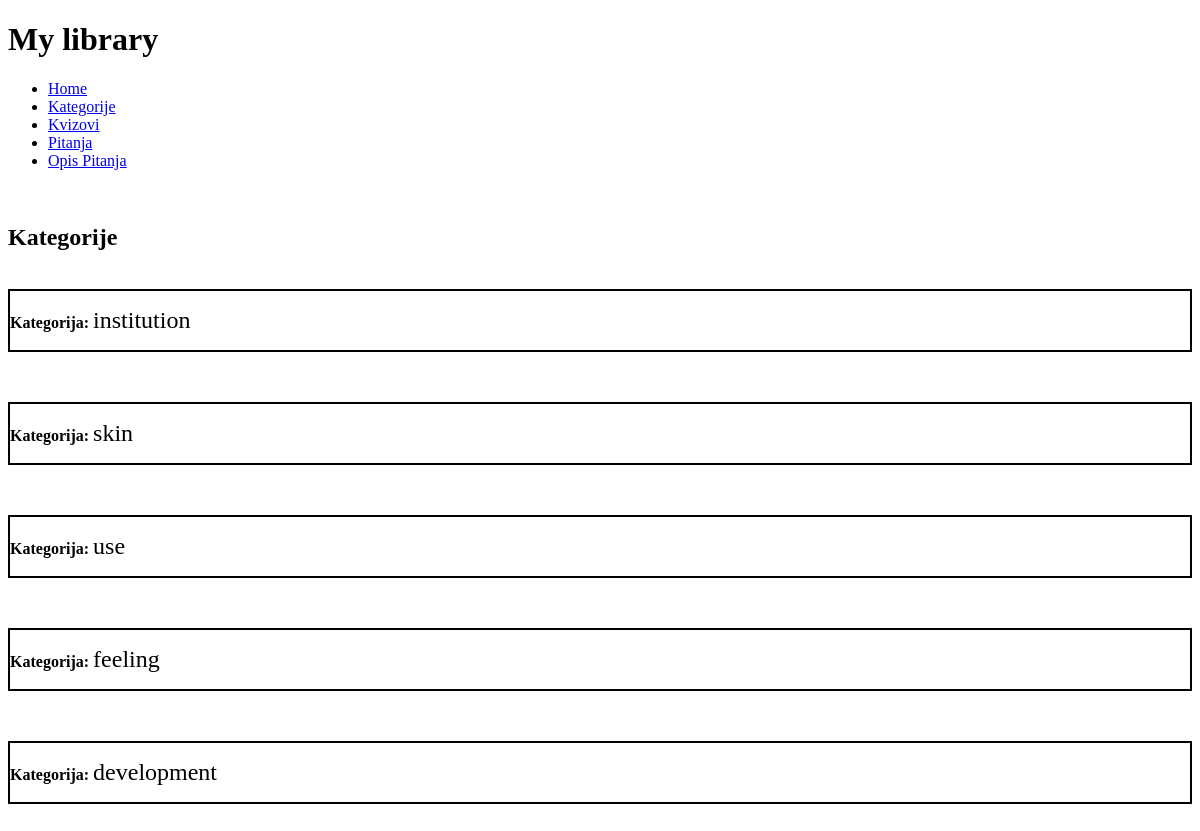
Before: /kategorije with the older database file.
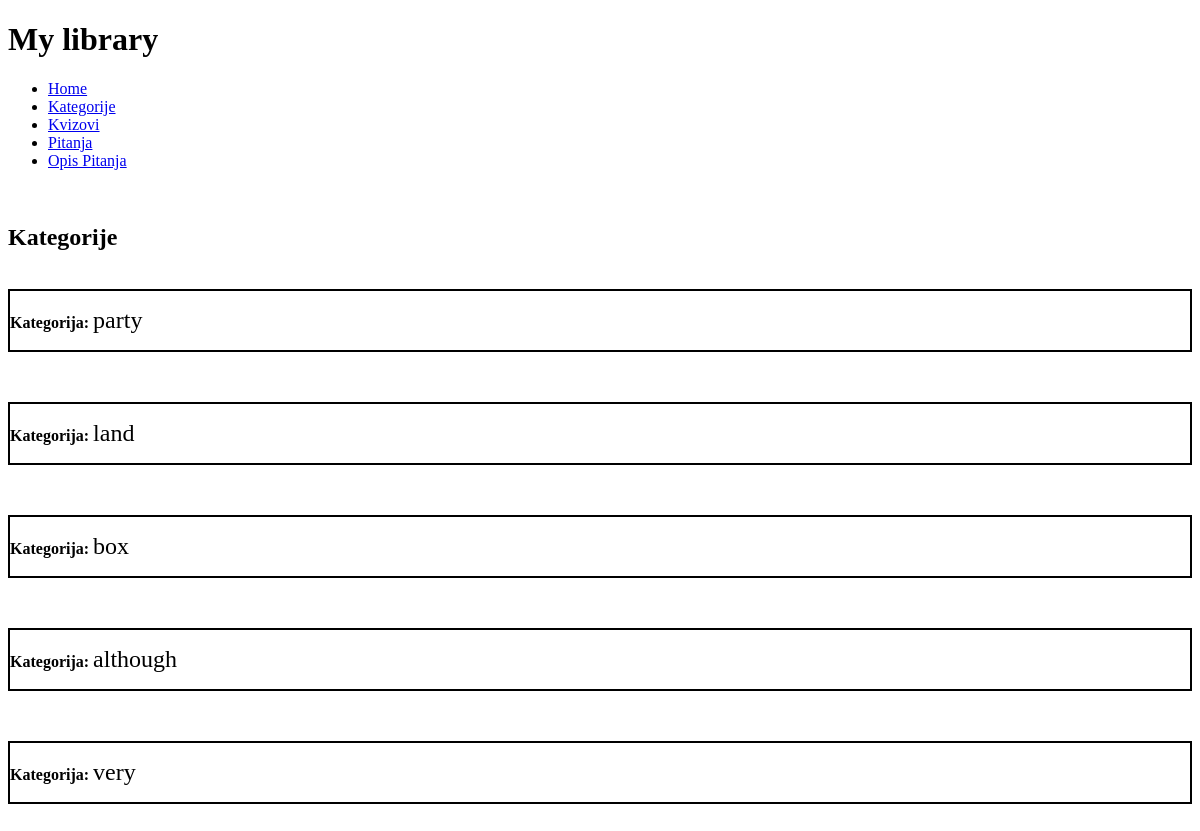
After: the same page with the newer database file.
### main/models.py (models this page shows, shortened)
class Kategorija(models.Model):
    nazivKategorije = models.CharField(max_length=200)

### main/views.py (the view)
# urls.py: path('kategorije', KategorijeList.as_view()),
class KategorijeList(ListView):
    model = Kategorija

### templates/main/kategorija_list.html
{% extends "base_generic.html" %}
{% block content %}
<br>
<h2> Kategorije </h2>
<br>
{% for kategorija in kategorija_list %}
    <div class="kategorija">
        <p><strong>Kategorija:</strong> <span class="nazivKategorije">{{ kategorija.nazivKategorije }}</span></p>
    </div>
{% endfor %}
{% endblock %}

Changed rows visible on the page:
removed Kategorija: nazivKategorije "institution"
removed Kategorija: nazivKategorije "skin"
removed Kategorija: nazivKategorije "use"
removed Kategorija: nazivKategorije "feeling"
removed Kategorija: nazivKategorije "development"
added Kategorija: nazivKategorije "party"
added Kategorija: nazivKategorije "land"
added Kategorija: nazivKategorije "box"
added Kategorija: nazivKategorije "although"
added Kategorija: nazivKategorije "very"
